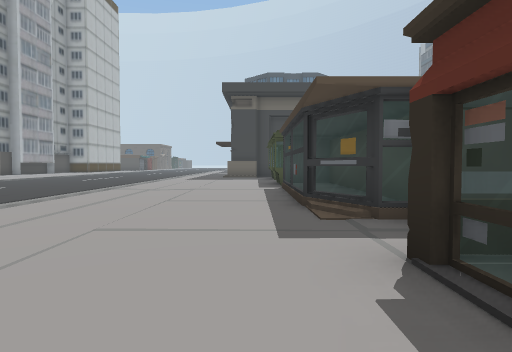
View 1 (above)

24 first-person views from a walk through a 3-D level made in the Unity game engine. The camera is 1.2 m above the floor, tilts 2° down and sees 75° across. The floor is counted in squares, 2 m on a side. Each view is taken from the middle of a square. On the plan, view 1 faces up. The plan holds only what a view shows up to about 10 squares ahead; the rest is blank. The place goes on beyond the plan. The player is left out. Some animated figures are not drawn.

View 2
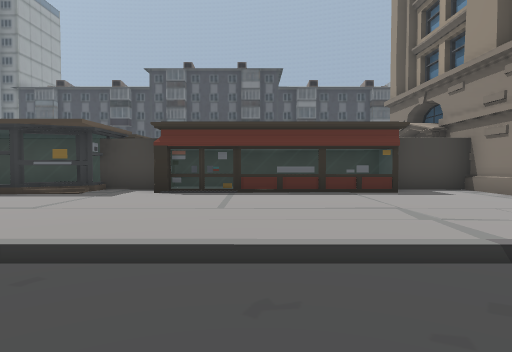

View 3
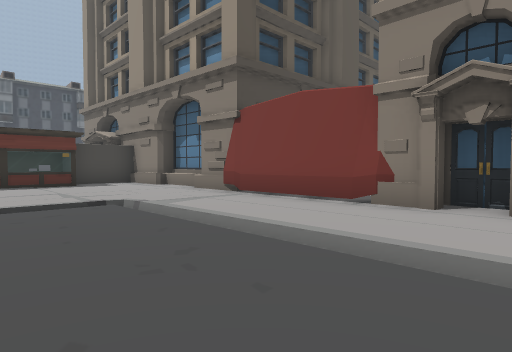

View 4
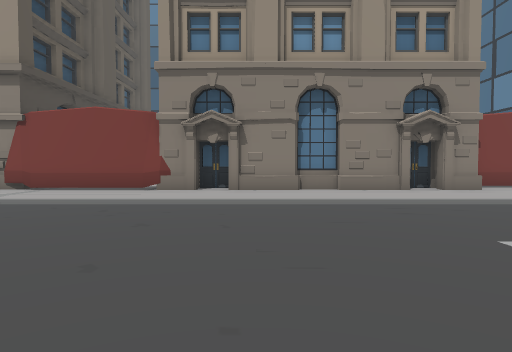

View 5
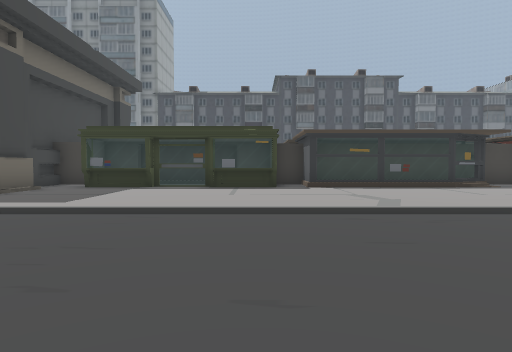

View 6
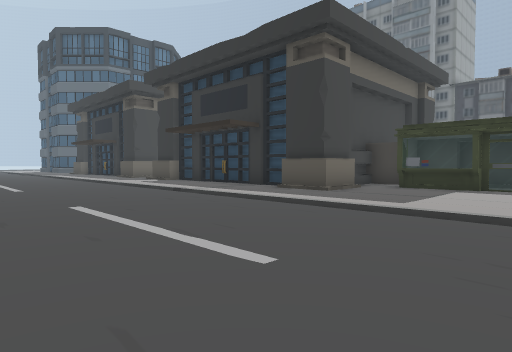

View 7
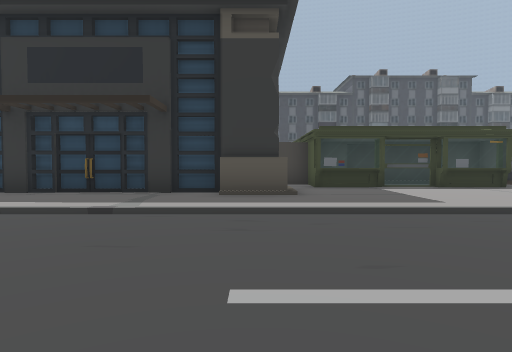

View 8
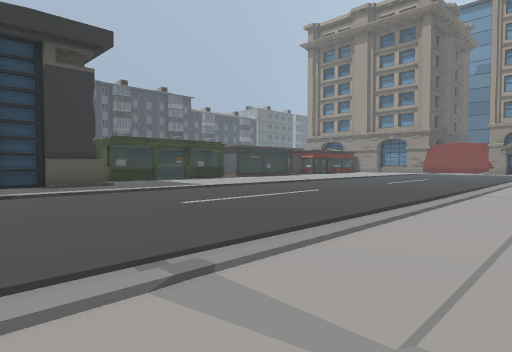

View 9
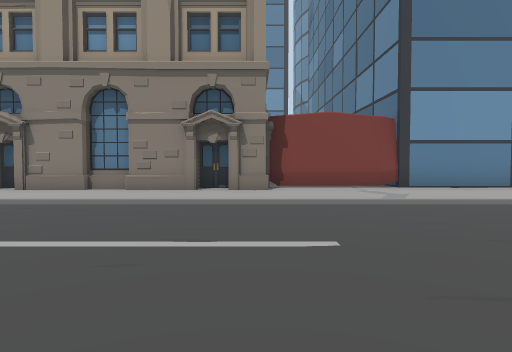

View 10
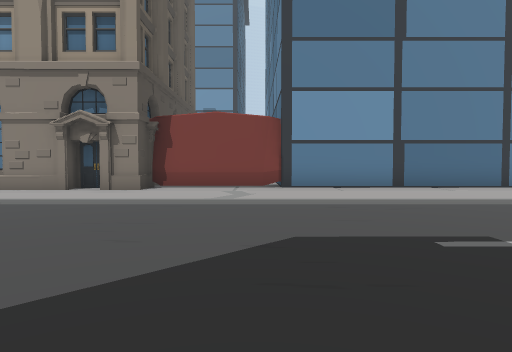

View 11
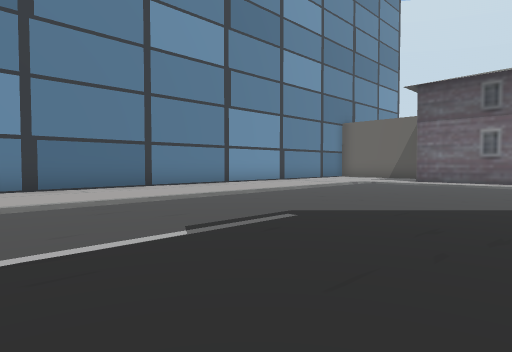

View 12
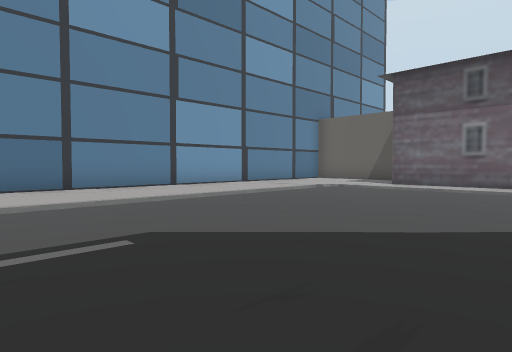

View 13
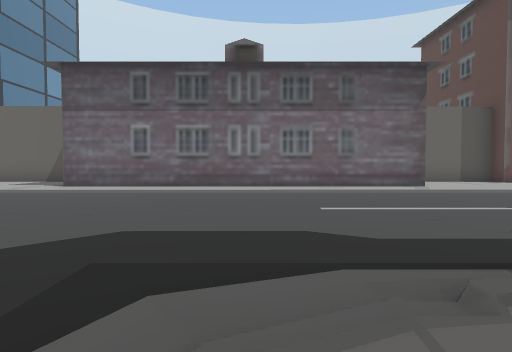

View 14
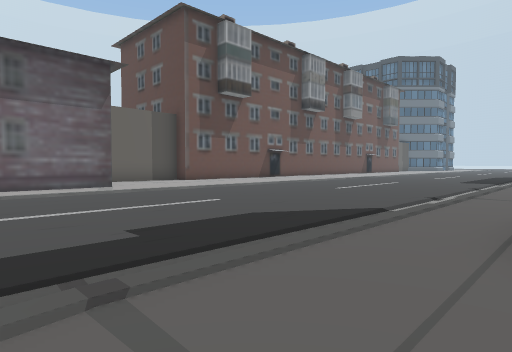

View 15
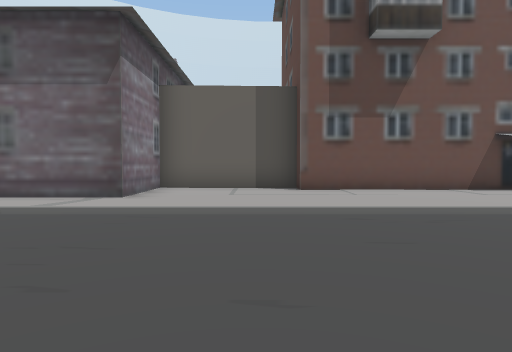

View 16
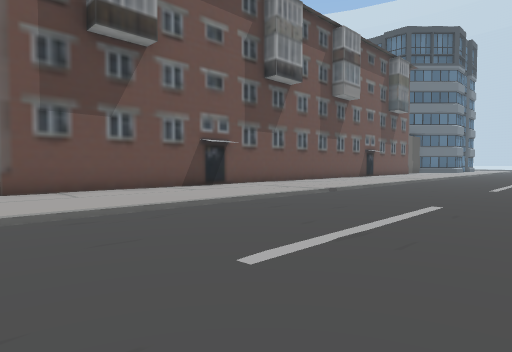

View 17
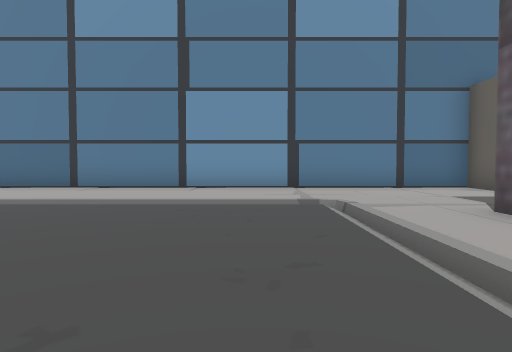

View 18
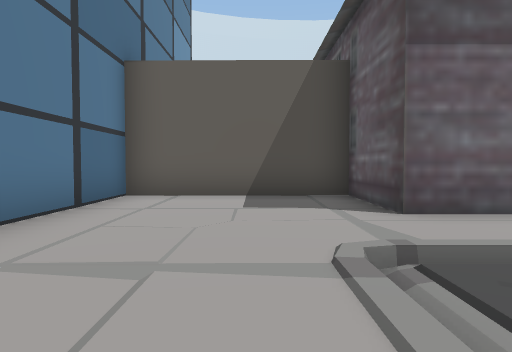

View 19
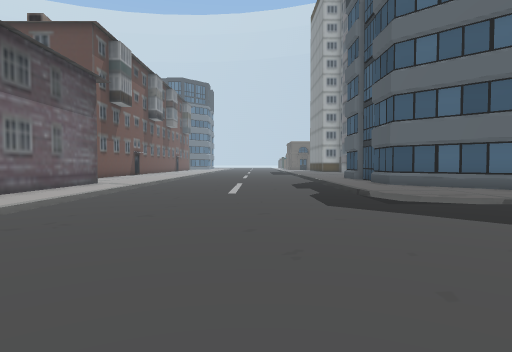

View 20
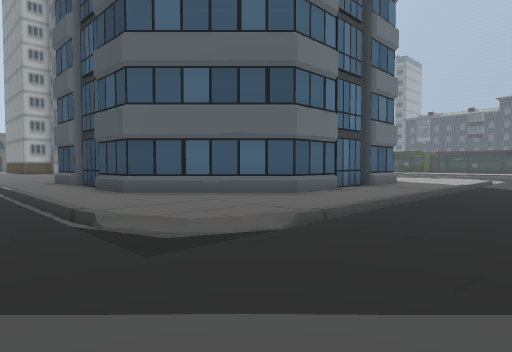

View 21
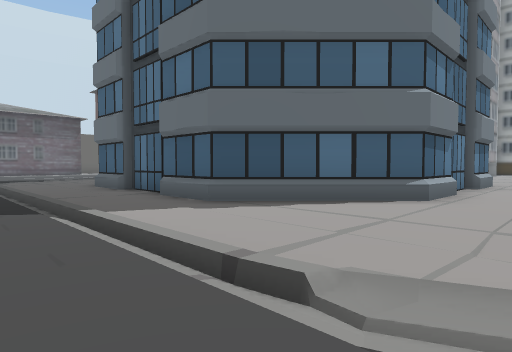

View 22
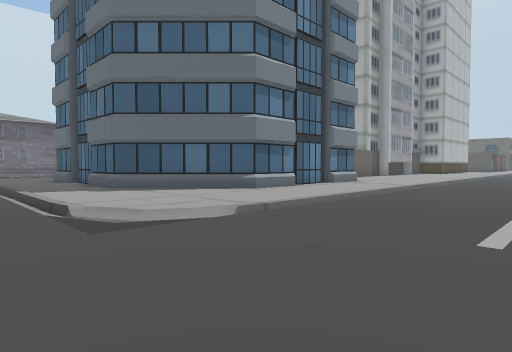

View 23
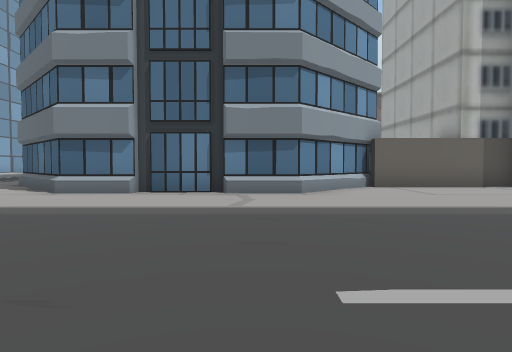

View 24
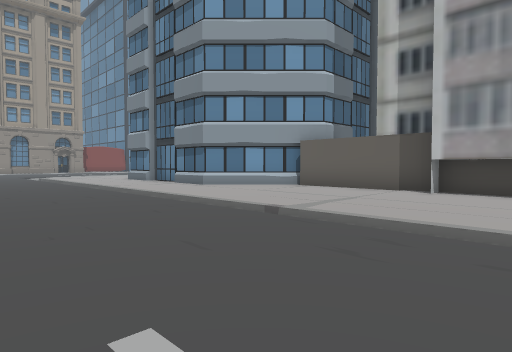

### Floor plan
Key: @ floor where view 1 was taken; # wall or solid block; . floor; / step, stairs or slope; = window, fence, low wall or low ledge.
Columns run from 34 left of view 1 to 2 right of it. Each row starts with its distance up from view 1.
 21      /...                /..../ .#
 20      /...           #..../..../..#
 19    ../...           #..../..../..#
 18   .../...           #..../..../..#
 17  #.../...           #..../..../..#
 16  #.../..../         #..../..../..####
 15  #.../..../.        #..../..../.....#
 14  #.../..../.        ##.../..../....##
 13  #.../..../.         ##../..../....=#
 12 ##.../..../.#         #../..../....=#
 11 #..../..../.#         #../..../....=#
 10 #..../..../.#         #../..../....=#
  9 #..../..../.#         #../..../.....#
  8 ####./..../.##       ##../..../....=#
  7    #./..../..##     ##.../..../....=#
  6    #./..../...#######..../..../....=#
  5    #./..../............../... /....=#
  4    #./.......................  ....##
  3    #./......////////////.....  .....#
  2    #./....................... /....##
  1    #./...................... ./....=#
  0    #./......................../...@=#
 -1 ####./......................../....=#
 -2 #....//////////////////////////....=#
 -3 #..................................##
 -4 #...................................#
 -5 #...................#.####.######.###
 -6 #######################  ###    ###

Positions as (right, up) in squares from view 1, and headings:
1: (0, 0), facing up
2: (-6, 0), facing right
3: (-9, 0), facing down-right
4: (-9, 3), facing down
5: (-8, 10), facing right
6: (-8, 11), facing up-right
7: (-8, 16), facing right
8: (-11, 19), facing down-right
9: (-14, 3), facing down
10: (-17, 3), facing down
11: (-19, 3), facing down-left
12: (-21, 3), facing down-left
13: (-22, 4), facing left
14: (-22, 5), facing up-left
15: (-25, 11), facing left
16: (-25, 11), facing up-left
17: (-28, 3), facing down
18: (-27, -3), facing left
19: (-26, -2), facing up
20: (-25, 1), facing up-right
21: (-10, 2), facing up-left
22: (-6, 2), facing up-left
23: (-5, 12), facing left
24: (-6, 21), facing down-left
